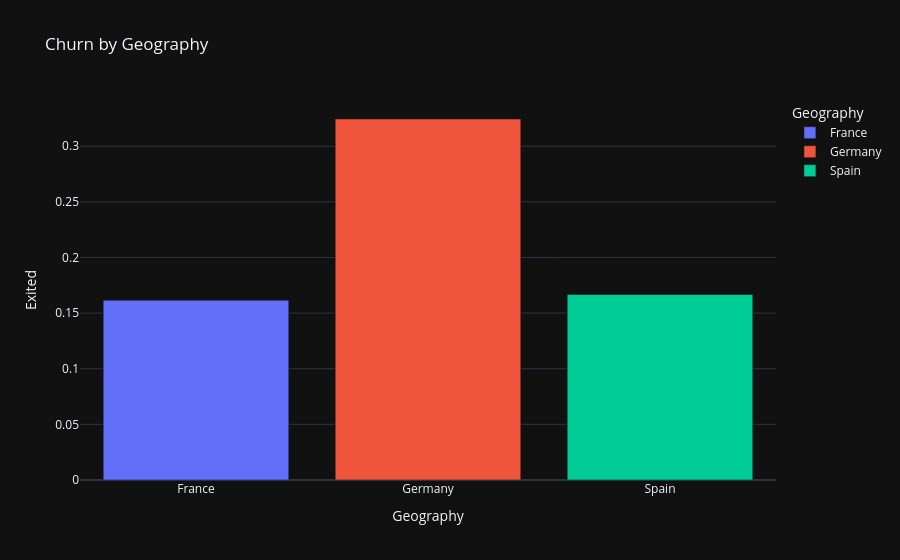

Notebook code cell kept with this figure:
### Code cell
geo_churn = df.groupby("Geography")["Exited"].mean().reset_index()

fig = px.bar(
    geo_churn,
    x="Geography",
    y="Exited",
    color="Geography",
    title="Churn by Geography"
)
fig.show()

### Figure 1 — Plotly figure (JSON) as saved in the notebook; plotly's stock layout.template omitted (floating-point values rounded to 4 significant figures)
{"data": [{"hovertemplate": "Geography=%{x}<br>Exited=%{y}<extra></extra>", "legendgroup": "France", "marker": {"color": "#636efa", "pattern": {"shape": ""}}, "name": "France", "orientation": "v", "showlegend": true, "textposition": "auto", "type": "bar", "x": ["France"], "xaxis": "x", "y": [0.1615], "yaxis": "y"}, {"hovertemplate": "Geography=%{x}<br>Exited=%{y}<extra></extra>", "legendgroup": "Germany", "marker": {"color": "#EF553B", "pattern": {"shape": ""}}, "name": "Germany", "orientation": "v", "showlegend": true, "textposition": "auto", "type": "bar", "x": ["Germany"], "xaxis": "x", "y": [0.3244], "yaxis": "y"}, {"hovertemplate": "Geography=%{x}<br>Exited=%{y}<extra></extra>", "legendgroup": "Spain", "marker": {"color": "#00cc96", "pattern": {"shape": ""}}, "name": "Spain", "orientation": "v", "showlegend": true, "textposition": "auto", "type": "bar", "x": ["Spain"], "xaxis": "x", "y": [0.1667], "yaxis": "y"}], "layout": {"barmode": "relative", "legend": {"title": {"text": "Geography"}, "tracegroupgap": 0}, "title": {"text": "Churn by Geography"}, "xaxis": {"anchor": "y", "categoryarray": ["France", "Germany", "Spain"], "categoryorder": "array", "domain": [0, 1], "title": {"text": "Geography"}}, "yaxis": {"anchor": "x", "domain": [0, 1], "title": {"text": "Exited"}}}}
